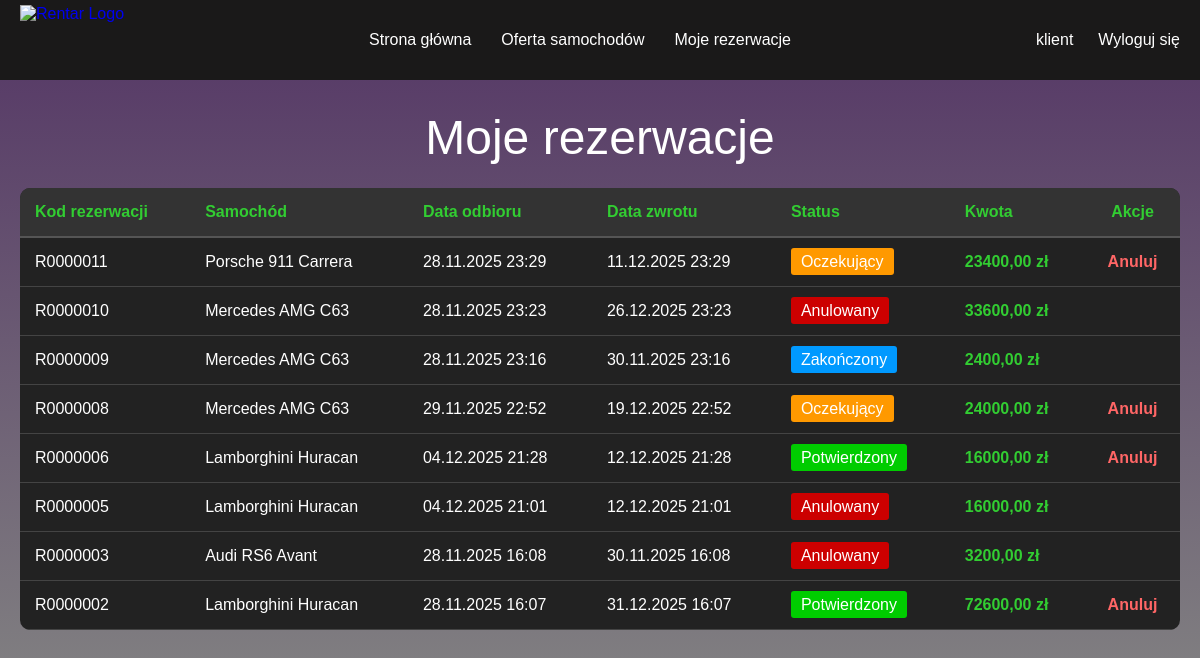
The app's page /moje-rezerwacje/ (signed in) with its own data.
### rentar_app/models.py (models this page shows, shortened)
class Rezerwacja(models.Model):
    STATUS_CHOICES = [
        ('oczekujacy', 'Oczekujący'),
        ('potwierdzony', 'Potwierdzony'),
        ('zakonczony', 'Zakończony'),
        ('anulowany', 'Anulowany'),
    ]
    klient = models.ForeignKey(User, on_delete=models.CASCADE, related_name='rezerwacje_klient')
    imie_klienta = models.CharField(max_length=100, blank=True)
    nazwisko_klienta = models.CharField(max_length=100, blank=True)
    samochod = models.ForeignKey(Samochod, on_delete=models.CASCADE, related_name='rezerwacje')
    data_odbioru = models.DateTimeField()
    data_zwrotu = models.DateTimeField()
    miejsce_odbioru = models.CharField(max_length=200)
    miejsce_zwrotu = models.CharField(max_length=200)
    status = models.CharField(max_length=20, choices=STATUS_CHOICES, default='oczekujacy')
    pracownik_potwierdzajacy = models.ForeignKey(User, on_delete=models.SET_NULL, null=True, blank=True, related_name='rezerwacje_potwierdzone')
    data_utworzenia = models.DateTimeField(auto_now_add=True)
    data_modyfikacji = models.DateTimeField(auto_now=True)
    kod_rezerwacji = models.CharField(max_length=50, unique=True, editable=False)
    kwota_razem = models.DecimalField(max_digits=8, decimal_places=2, default=0)

class Samochod(models.Model):
    STATUS_CHOICES = [
        ('dostepny', 'Dostępny'),
        ('niedostepny', 'Niedostępny'),
    ]
    SKRZYNIA_CHOICES = [
        ('manualna', 'Manualna'),
        ('automatyczna', 'Automatyczna'),
    ]
    NAPED_CHOICES = [
        ('rwd', 'RWD'),
        ('awd', 'AWD'),
        ('fwd', 'FWD'),
    ]
    nazwa = models.CharField(max_length=100)
    rocznik = models.IntegerField()
    pojemnosc_silnika = models.CharField(max_length=50)
    moc = models.IntegerField()
    przyspieszenie = models.CharField(max_length=50)
    predkosc_maksymalna = models.IntegerField()
    skrzynia_biegow = models.CharField(max_length=20, choices=SKRZYNIA_CHOICES)
    liczba_miejsc = models.IntegerField()
    naped = models.CharField(max_length=10, choices=NAPED_CHOICES)
    cena_za_dobe = models.DecimalField(max_digits=8, decimal_places=2)
    status = models.CharField(max_length=20, choices=STATUS_CHOICES, default='dostepny')
    kod_samochodu = models.CharField(max_length=50, unique=True, editable=False)
    zdjecie = models.ImageField(upload_to='samochody/', null=True, blank=True)
    data_utworzenia = models.DateTimeField(auto_now_add=True)

### rentar_app/views.py (the view)
# urls.py: path('moje-rezerwacje/', views.moje_rezerwacje, name='moje_rezerwacje'),
@login_required(login_url='login')
def moje_rezerwacje(request):
    try:
        uzytkownik=Uzytkownik.objects.get(user=request.user)
        if uzytkownik.rola!='klient':
            messages.error(request,'Dostęp tylko dla klientów.')
            return redirect('index')
    except Uzytkownik.DoesNotExist:
        messages.error(request,'Błąd: profil użytkownika nie istnieje.')
        return redirect('index')
    rezerwacje=Rezerwacja.objects.filter(klient=request.user).order_by('-data_utworzenia')
    context={'rezerwacje':rezerwacje}
    return render(request,'moje_rezerwacje.html',context)

### rentar_app/templates/moje_rezerwacje.html (shortened to what this page needs)
{% extends 'base.html' %}
{% block content %}
<div style="max-width: 1200px;margin: 30px auto;padding: 0 20px;">
    <h1 class="tytul">Moje rezerwacje</h1>
    {% if rezerwacje %}
        <div style="overflow-x: auto;">
            <table style="width: 100%;background-color: #222222;border-collapse: collapse;">
                <thead>
                    <tr style="background-color: #333;">
                        <th style="color: limegreen;padding: 15px;text-align: left;border-bottom: 2px solid #555;">Kod rezerwacji</th>
                        <th style="color: limegreen;padding: 15px;text-align: left;border-bottom: 2px solid #555;">Samochód</th>
                        <th style="color: limegreen;padding: 15px;text-align: left;border-bottom: 2px solid #555;">Data odbioru</th>
                        <th style="color: limegreen;padding: 15px;text-align: left;border-bottom: 2px solid #555;">Data zwrotu</th>
                        <th style="color: limegreen;padding: 15px;text-align: left;border-bottom: 2px solid #555;">Status</th>
                        <th style="color: limegreen;padding: 15px;text-align: left;border-bottom: 2px solid #555;">Kwota</th>
                        <th style="color: limegreen;padding: 15px;text-align: center;border-bottom: 2px solid #555;">Akcje</th>
                    </tr>
                </thead>
                <tbody>
                    {% for rezerwacja in rezerwacje %}
                    <tr style="border-bottom: 1px solid #444;">
                        <td style="color: white;padding: 15px;">{{ rezerwacja.kod_rezerwacji }}</td>
                        <td style="color: white;padding: 15px;">{{ rezerwacja.samochod.nazwa }}</td>
                        <td style="color: white;padding: 15px;">{{ rezerwacja.data_odbioru|date:"d.m.Y H:i" }}</td>
                        <td style="color: white;padding: 15px;">{{ rezerwacja.data_zwrotu|date:"d.m.Y H:i" }}</td>
                        <td style="color: white;padding: 15px;">
                            {% if rezerwacja.status == 'oczekujacy' %}
                                <span style="background-color: #ff9900;padding: 5px 10px;border-radius: 3px;">Oczekujący</span>
                            {% elif rezerwacja.status == 'potwierdzony' %}
                                <span style="background-color: #00cc00;padding: 5px 10px;border-radius: 3px;">Potwierdzony</span>
                            {% elif rezerwacja.status == 'zakonczony' %}
                                <span style="background-color: #0099ff;padding: 5px 10px;border-radius: 3px;">Zakończony</span>
                            {% elif rezerwacja.status == 'anulowany' %}
                                <span style="background-color: #cc0000;padding: 5px 10px;border-radius: 3px;">Anulowany</span>
                            {% endif %}
                        </td>
                        <td style="color: limegreen;padding: 15px;font-weight: bold;">{{ rezerwacja.kwota_razem }} zł</td>
                        <td style="color: white;padding: 15px;text-align: center;">
                            {% if rezerwacja.status in 'oczekujacy,potwierdzony' %}
                                <a href="{% url 'anuluj_rezerwacje' rezerwacja.id %}" style="color: #ff6666;text-decoration: none;font-weight: bold;" onclick="return confirm('Na pewno chcesz anulować tę rezerwację?');">
                                    Anuluj
                                </a>
                            {% endif %}
                        </td>
                    </tr>
                    {% endfor %}
                </tbody>
            </table>
        </div>
    {% endif %}
</div>
{% endblock %}

### rentar_app/templates/base.html (shortened to what this page needs)
{% load static %}
<!DOCTYPE html>
<html lang="pl">
<head>
    <link rel="stylesheet" href="{% static 'style.css' %}">
</head>
<body>
    <nav class="nav">
        <div class="nav-container">
            <ul class="nazwa_firmy">
                <li><a href="{% url 'index' %}" class="logo"><img src="{% static 'images/logo.png' %}" alt="Rentar Logo"></a></li>
            </ul>
            <ul class="nav1">
                <li><a href="{% url 'index' %}">Strona główna</a></li>
                <li><a href="{% url 'cars_list' %}">Oferta samochodów</a></li>
                {% if user.is_authenticated %}
                    {% if user.uzytkownik.rola == 'klient' %}
                        <li><a href="{% url 'moje_rezerwacje' %}">Moje rezerwacje</a></li>
                    {% elif user.uzytkownik.rola == 'pracownik' %}
                        <li><a href="{% url 'panel_pracownika' %}">Panel pracownika</a></li>
                        <li><a href="{% url 'zarzadzanie_samochodami' %}">Zarządzanie samochodami</a></li>
                    {% elif user.uzytkownik.rola == 'admin' %}
                        <li><a href="{% url 'panel_pracownika' %}">Panel pracownika</a></li>
                        <li><a href="{% url 'zarzadzanie_samochodami' %}">Zarządzanie samochodami</a></li>
                        <li><a href="{% url 'zarzadzanie_uzytkownikami' %}">Zarządzanie użytkownikami</a></li>
                        <li><a href="{% url 'raporty' %}">Raporty</a></li>
                    {% endif %}
                {% endif %}
            </ul>
            <ul class="nav2">
                {% if user.is_authenticated %}
                    <li><a href="#">{{ user.username }}</a></li>
                    <li><a href="{% url 'logout' %}">Wyloguj się</a></li>
                {% else %}
                    <li><a href="{% url 'login' %}">Logowanie</a></li>
                    <li><a href="{% url 'register' %}">Rejestracja</a></li>
                {% endif %}
            </ul>
        </div>
    </nav>
    {% block content %}{% endblock %}
</body>
</html>

### rentar_app/static/style.css (style rules this page uses)
html { scroll-behavior: smooth; }
body { background: linear-gradient(180deg, rgba(46, 8, 67, 0.82) 0%, rgba(0, 0, 0, 0.49) 88%); margin: 0; padding: 0; font-family: sans-serif; color: white; }
h1 { display: flex; justify-content: space-evenly; align-items: center; max-width: 1200px; margin: auto; flex-wrap: wrap; }
.tytul { font-family: sans-serif; text-align: center; font-size: xxx-large; font-weight: normal; margin: 2%; }
.nav-container { display: flex; justify-content: center; align-items: center; gap: 30px; width: 100%; max-width: 1200px; margin: auto; }
.nav { height: 80px; background: rgb(26, 25, 25); width: 100%; display: flex; align-items: center; justify-content: center; padding: 0 20px; box-sizing: border-box; border-radius: 0 0 0px 0px; margin-bottom: 30px; }
.nav-container { display: flex; width: 100%; max-width: 1400px; justify-content: space-between; align-items: center; gap: 20px; }
.nazwa_firmy { display: flex; align-items: center; flex-shrink: 0; margin: 0; padding: 0; list-style: none; }
.logo { display: flex; align-items: center; text-decoration: none; }
.logo img { height: 70px; width: auto; }
.nav1 { display: flex; justify-content: center; align-items: center; gap: 30px; list-style: none; padding: 0; margin: 0; flex: 1; flex-wrap: wrap; }
.nav1 li { white-space: nowrap; }
.nav1 a { color: white; text-decoration: none; font-size: 16px; transition: color 0.3s; }
.nav2 { display: flex; justify-content: flex-end; align-items: center; gap: 25px; list-style: none; padding: 0; margin: 0; flex-shrink: 0; flex-wrap: wrap; }
.nav2 li { white-space: nowrap; }
.nav2 a { color: white; text-decoration: none; font-size: 16px; transition: color 0.3s; }

### rentar_app/templates/moje_rezerwacje.html (style rules this page uses)
table { margin-bottom: 30px;border-radius: 10px;overflow: hidden; }
html { min-height: 100%; }

### rentar_app/templates/base.html (style rules this page uses)
html { min-height: 100%; }

### records on screen
Rezerwacja: kod_rezerwacji "R0000011", samochod.nazwa "Porsche 911 Carrera", data_odbioru "28.11.2025 23:29", data_zwrotu "11.12.2025 23:29", status "Oczekujący", kwota_razem "23400,00"
Rezerwacja: kod_rezerwacji "R0000010", samochod.nazwa "Mercedes AMG C63", data_odbioru "28.11.2025 23:23", data_zwrotu "26.12.2025 23:23", status "Anulowany", kwota_razem "33600,00"
Rezerwacja: kod_rezerwacji "R0000009", samochod.nazwa "Mercedes AMG C63", data_odbioru "28.11.2025 23:16", data_zwrotu "30.11.2025 23:16", status "Zakończony", kwota_razem "2400,00"
Rezerwacja: kod_rezerwacji "R0000008", samochod.nazwa "Mercedes AMG C63", data_odbioru "29.11.2025 22:52", data_zwrotu "19.12.2025 22:52", status "Oczekujący", kwota_razem "24000,00"
Rezerwacja: kod_rezerwacji "R0000006", samochod.nazwa "Lamborghini Huracan", data_odbioru "04.12.2025 21:28", data_zwrotu "12.12.2025 21:28", status "Potwierdzony", kwota_razem "16000,00"
Rezerwacja: kod_rezerwacji "R0000005", samochod.nazwa "Lamborghini Huracan", data_odbioru "04.12.2025 21:01", data_zwrotu "12.12.2025 21:01", status "Anulowany", kwota_razem "16000,00"
Rezerwacja: kod_rezerwacji "R0000003", samochod.nazwa "Audi RS6 Avant", data_odbioru "28.11.2025 16:08", data_zwrotu "30.11.2025 16:08", status "Anulowany", kwota_razem "3200,00"
Rezerwacja: kod_rezerwacji "R0000002", samochod.nazwa "Lamborghini Huracan", data_odbioru "28.11.2025 16:07", data_zwrotu "31.12.2025 16:07", status "Potwierdzony", kwota_razem "72600,00"

### other values on screen
{{ user.username }} "klient"
